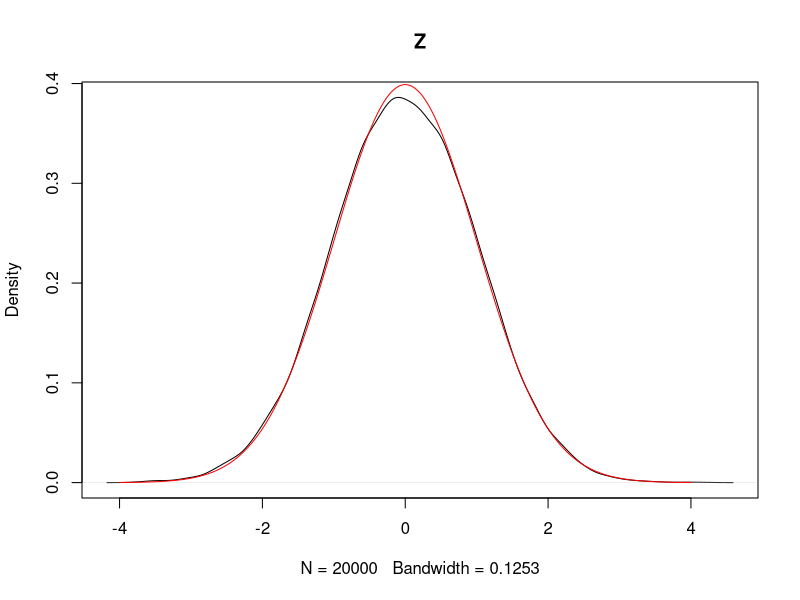
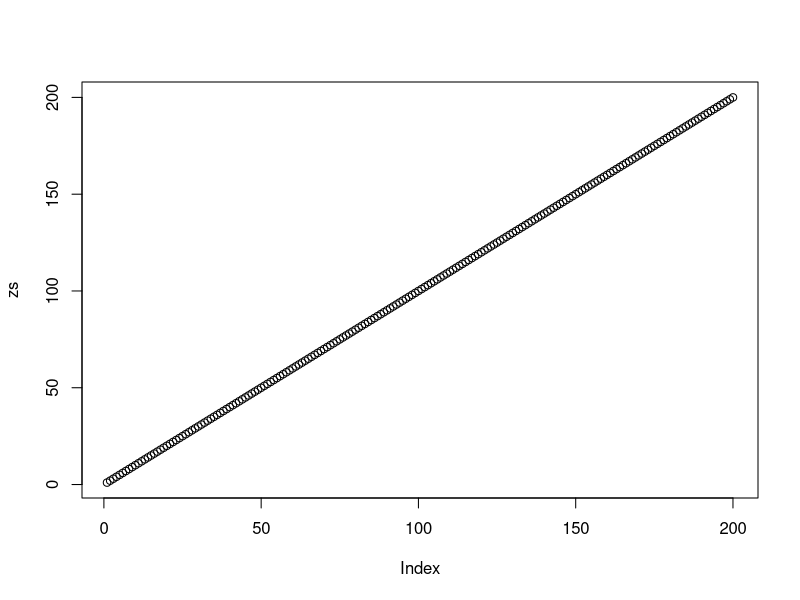
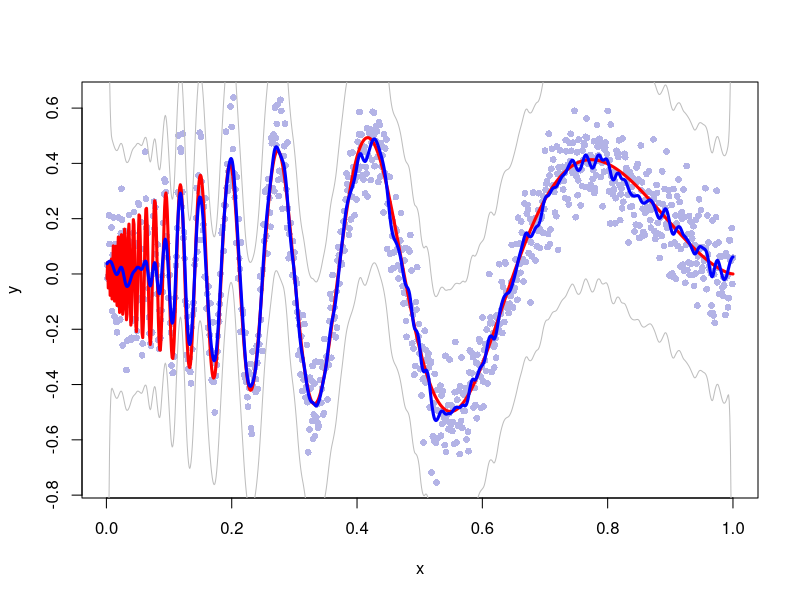

Generate these figures, in order, with R:
## ---- chunk 1
sample_size = c(seq(1,200))
sim = function(part_b = FALSE, ssize = sample_size, sig = 1, b = 100) {
  rv = c()
  for(n in sample_size){
    stat_n =  c()
    
    for(rep in (1:b)) {
      mew_n = mean(rnorm(n, 1, sig))
      if(part_b) {
        stat_b = sqrt(n) * (mew_n - 1) # Z
      } else {
        stat_b = (mew_n - 1)^2 # The MSE
      }
      stat_n = append(stat_n, stat_b)
    }
    
    if(part_b) {
      stat_rv = stat_n
    } else {
      stat_rv = mean(stat_n)
    }
    rv = append(rv, stat_rv) 
  }
  if(part_b) {
    x = seq(-4, 4, .01)
    f = dnorm(x, sd = sig)
    plot(density(rv), main = "Z")
    lines(x,f,'l',col='red')
  } else {
    # Normal scale plot
    plot(sample_size, rv, ylab = "")
    lines(sample_size, (sig^2) / sample_size, col = "red")
    title(expression(paste(frac(sigma^2, n), "vs. Empirical MSE")), line = -2) 
    
    # Log Log Plot
    plot(sample_size, log = "xy", rv, ylab = "log 1", xlab = "log sample size")
    lines(sample_size, (sig^2) / sample_size, col = "red")
    title(expression(paste("log(", frac(sigma^2, n), ") ", "vs. log(Empirical MSE)")), line = -2)
  }
  
}
## ---- chunk 2
zs = sim(TRUE)
plot(sample_size, zs)
## ---- chunk 3
# tricube = function(x) {
#   return(70 / 81 * (1 - abs(x) ^ 3) ^ 3 * ind(x))
# }
# 
# ind = function(x) {
#   if(abs(x) <= 1) {
#     return(1)
#   } else {
#     return(0)
#   }
# }
# 
# S_nj = function(obs, j, x, h = .01) {
#   n = length(obs)
#   return(sum(tricube((obs - x) / h) * (obs - x) ^ j))
# }
# 
# b = function(obs, x, h = .01) {
#   return(tricube((obs - x) / h) * (S_nj(obs, 2, x) - (obs - x) * S_nj(obs, 1, x)))
# }
# 
# l = function(obs, x, h = .01) {
#   return(b(obs, x) / sum(b(obs, x)))
# }
# 
# lsmoother = function (data, x, h = .01) {
#   # Utilizing Theorem 5.60 from Textbook
#   obs = data[,1]
#   y = data[,2]
# 
#   return(sum(l(obs, x) * y))
# }
## ---- chunk 4
doppler = function(x) {
  return(sqrt(x * (1 - x))*sin(2.1 * pi/(x + .05)))
}

cvs = function(h, x, y) {
  llr = locfit(y ~ x, alpha = c(0, h), deg = 1)
  
  # From 'smoothdemo.r'
  Lii = predict(llr, where="data", what="infl")
  
  return(mean(((y - fitted(llr)) / (1 - Lii)) ^ 2))
}

model = function(num_obs = 1000, sigma = 0.1) {
  # Generate data
  x = (1:num_obs) / num_obs
  y = doppler(x) + sigma * rnorm(num_obs)
  
  # Determine optimal h (using the function cvs as the "formula derived in part (a)")
  h = seq(.01, .8, .01)
  cv_scores = unlist(lapply(h, cvs, x = x, y = y))
  hstar = h[cv_scores == min(cv_scores)]
  
  # Local linear regression fitted using locfit lib
  out = locfit(y ~ x, alpha = c(0, hstar), deg = 1)
  plot(x, y, pch=16, cex=0.9, col=rgb(0.7, 0.7, 0.9))
  lines(x, doppler(x), 'l', col='red', lwd=3)
  lines(x, fitted(out), 'l', col='blue', lwd=3)
  
  # From 'smoothdemo.r'
  normell = predict(out, where='data', what='vari')
  n = length(x)
  lines(x, fitted(out) + sqrt(n) * 2 * sigma * normell, 'l', col='gray', lwd=1)
  lines(x, fitted(out) - sqrt(n) * 2 * sigma * normell, 'l', col='gray', lwd=1)
  
}
# Run model
library(locfit)
model()
## ---- chunk 5
data(faithful)
